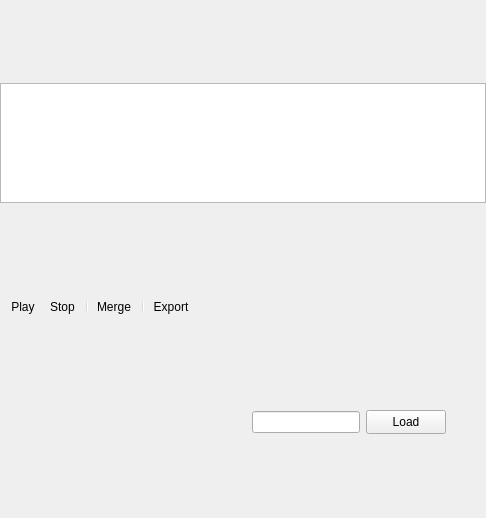
<?xml version="1.0" encoding="UTF-8"?>
<ui version="4.0">
 <class>FramesViewerPane</class>
 <widget class="QWidget" name="FramesViewerPane">
  <property name="geometry">
   <rect>
    <x>0</x>
    <y>0</y>
    <width>486</width>
    <height>518</height>
   </rect>
  </property>
  <property name="windowTitle">
   <string>Form</string>
  </property>
  <layout class="QVBoxLayout" name="verticalLayout" stretch="1,0,0">
   <property name="leftMargin">
    <number>0</number>
   </property>
   <property name="topMargin">
    <number>0</number>
   </property>
   <property name="rightMargin">
    <number>0</number>
   </property>
   <property name="bottomMargin">
    <number>0</number>
   </property>
   <item>
    <widget class="QListView" name="listView">
     <property name="minimumSize">
      <size>
       <width>0</width>
       <height>120</height>
      </size>
     </property>
     <property name="maximumSize">
      <size>
       <width>16777215</width>
       <height>120</height>
      </size>
     </property>
     <property name="selectionMode">
      <enum>QAbstractItemView::ExtendedSelection</enum>
     </property>
     <property name="isWrapping" stdset="0">
      <bool>false</bool>
     </property>
     <property name="viewMode">
      <enum>QListView::IconMode</enum>
     </property>
    </widget>
   </item>
   <item>
    <widget class="QToolBar" name="toolBar">
     <property name="sizePolicy">
      <sizepolicy hsizetype="Expanding" vsizetype="Fixed">
       <horstretch>0</horstretch>
       <verstretch>0</verstretch>
      </sizepolicy>
     </property>
     <property name="movable">
      <bool>false</bool>
     </property>
     <property name="iconSize">
      <size>
       <width>16</width>
       <height>16</height>
      </size>
     </property>
     <addaction name="actionPlay"/>
     <addaction name="actionStop"/>
     <addaction name="separator"/>
     <addaction name="actionMerge"/>
     <addaction name="separator"/>
     <addaction name="actionExport"/>
    </widget>
   </item>
   <item>
    <layout class="QHBoxLayout" name="horizontalLayout" stretch="1,0,0,0">
     <item>
      <widget class="ady::DirSelector" name="folder" native="true">
       <property name="maximumSize">
        <size>
         <width>400</width>
         <height>16777215</height>
        </size>
       </property>
      </widget>
     </item>
     <item>
      <widget class="QLineEdit" name="filters">
       <property name="maximumSize">
        <size>
         <width>200</width>
         <height>16777215</height>
        </size>
       </property>
      </widget>
     </item>
     <item>
      <widget class="QPushButton" name="load">
       <property name="minimumSize">
        <size>
         <width>0</width>
         <height>24</height>
        </size>
       </property>
       <property name="text">
        <string>Load</string>
       </property>
      </widget>
     </item>
     <item>
      <spacer name="horizontalSpacer">
       <property name="orientation">
        <enum>Qt::Horizontal</enum>
       </property>
       <property name="sizeHint" stdset="0">
        <size>
         <width>40</width>
         <height>20</height>
        </size>
       </property>
      </spacer>
     </item>
    </layout>
   </item>
  </layout>
  <action name="actionPlay">
   <property name="icon">
    <iconset resource="../../r.qrc">
     <normaloff>:/Resource/icons/Run_16x.svg</normaloff>:/Resource/icons/Run_16x.svg</iconset>
   </property>
   <property name="text">
    <string>Play</string>
   </property>
   <property name="menuRole">
    <enum>QAction::NoRole</enum>
   </property>
  </action>
  <action name="actionMerge">
   <property name="icon">
    <iconset resource="../../r.qrc">
     <normaloff>:/Resource/icons/ImageStack_16x.svg</normaloff>:/Resource/icons/ImageStack_16x.svg</iconset>
   </property>
   <property name="text">
    <string>Merge</string>
   </property>
   <property name="menuRole">
    <enum>QAction::NoRole</enum>
   </property>
  </action>
  <action name="actionEnable">
   <property name="icon">
    <iconset resource="../../r.qrc">
     <normaloff>:/Resource/icons/EnableDiagnostics_16x.svg</normaloff>:/Resource/icons/EnableDiagnostics_16x.svg</iconset>
   </property>
   <property name="text">
    <string>Enable</string>
   </property>
   <property name="menuRole">
    <enum>QAction::NoRole</enum>
   </property>
  </action>
  <action name="actionDisable">
   <property name="icon">
    <iconset resource="../../r.qrc">
     <normaloff>:/Resource/icons/Cancel_16x.svg</normaloff>:/Resource/icons/Cancel_16x.svg</iconset>
   </property>
   <property name="text">
    <string>Disable</string>
   </property>
   <property name="menuRole">
    <enum>QAction::NoRole</enum>
   </property>
  </action>
  <action name="actionExport">
   <property name="icon">
    <iconset resource="../../r.qrc">
     <normaloff>:/Resource/icons/ExportPerformanceReport_16x.svg</normaloff>:/Resource/icons/ExportPerformanceReport_16x.svg</iconset>
   </property>
   <property name="text">
    <string>Export</string>
   </property>
   <property name="menuRole">
    <enum>QAction::NoRole</enum>
   </property>
  </action>
  <action name="actionStop">
   <property name="icon">
    <iconset resource="../../r.qrc">
     <normaloff>:/Resource/icons/Stop_16x.svg</normaloff>:/Resource/icons/Stop_16x.svg</iconset>
   </property>
   <property name="text">
    <string>Stop</string>
   </property>
   <property name="menuRole">
    <enum>QAction::NoRole</enum>
   </property>
  </action>
 </widget>
 <customwidgets>
  <customwidget>
   <class>ady::DirSelector</class>
   <extends>QWidget</extends>
   <header>components/dir_selector.h</header>
   <container>1</container>
  </customwidget>
 </customwidgets>
 <resources>
  <include location="../../r.qrc"/>
 </resources>
 <connections/>
</ui>
